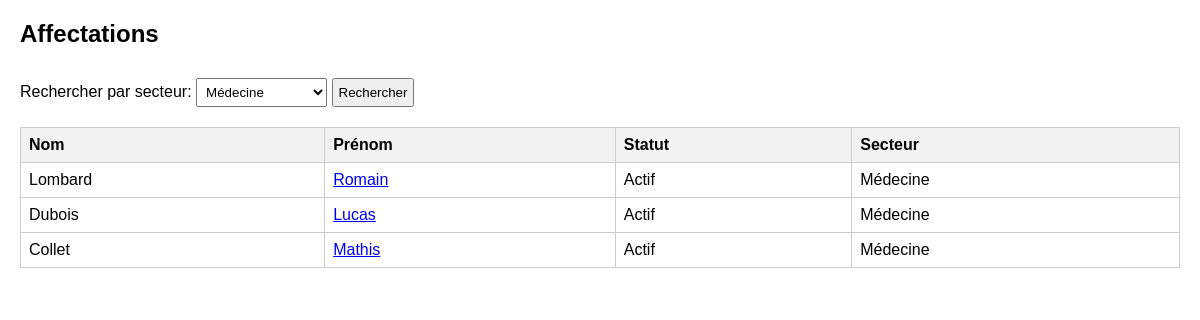
/vues/affectation.php?filtre=4, run on the app's committed database.
### tables this page shows
CREATE TABLE `User` (
  `id` int NOT NULL,
  `identifiant` varchar(100) NOT NULL,
  `mdp` varchar(255) NOT NULL,
  `nom` varchar(100) NOT NULL,
  `prenom` varchar(100) NOT NULL,
  `idSpecialite` int DEFAULT NULL,
  `idSecteur` int DEFAULT NULL,
  `statut` enum('Actif','Repos','Malade','Danger') DEFAULT 'Actif',
  `lienPDP` text
);

### vues/affectation.php (the view, shortened to what this page needs)
<?php
$pdo = new PDO("mysql:host=localhost;dbname=orbibase", "root", "");
$pdo->setAttribute(PDO::ATTR_ERRMODE, PDO::ERRMODE_EXCEPTION);
$filtre = $_GET['filtre'] ?? '';
if ($filtre !== '') {
    $result = $pdo->prepare("SELECT * FROM user WHERE idSecteur = :filtre");
    $result->bindParam(':filtre', $filtre, PDO::PARAM_INT);
} else {
    $result = $pdo->prepare("SELECT * FROM user");
}
$result->execute();
$users = $result->fetchAll(PDO::FETCH_ASSOC);
?>
<!DOCTYPE html>
<html>
<head>
</head>
<body>
<h2> Affectations</h2>
<form method="GET" action="index.php">
    <label for="filtre">Rechercher par secteur: </label>
    <select name="filtre" id="filtre">
        <option value="4"<?= $filtre === '4'? 'selected' : '' ?>>Médecine</option>
    </select>
    <button type="submit">Rechercher</button>
</form>
<table border="1" cellpadding="5" cellspacing="0">
    <tr>
        <th>Nom</th>
        <th>Prénom</th>
        <th>Statut</th>
        <th>Secteur</th>
    </tr>
    <?php foreach ($users as $user): ?>
        <tr>
            <td><?= $user['nom'] ?></td>
            <td>
                <a href="index.php?page=userInfos&id=<?= $user['id'] ?>">
                    <?= htmlspecialchars($user['prenom'], ENT_QUOTES, 'UTF-8') ?>
                </a>
            </td>
            <td><?= $user ['statut'] ?></td>
            <td>
                <?= match ($user['idSecteur']){
                    1 => 'Recherche',
                    2 => 'Agriculture',
                    3 => 'Maintenance',
                    4 => 'Médecine',
                    5 => 'Commandement',
                    default => 'Non défini',
                }
                ?>
            </td>
        </tr>
    <?php endforeach; ?>
</table>
</body>
</html>

### vues/affectation.php (style rules this page uses)
body { font-family: Arial; margin: 20px; }
table { border-collapse: collapse; width: 100%; margin-top: 20px; }
th, td { border: 1px solid#ccc; padding: 8px; text-align: left; }
th { background-color:#f2f2f2; }
select, button { padding: 5px; margin-top: 10px; }

### data on the page
user: nom "Lombard", prenom "Romain", statut "Actif", idSecteur "Médecine"
user: nom "Dubois", prenom "Lucas", statut "Actif", idSecteur "Médecine"
user: nom "Collet", prenom "Mathis", statut "Actif", idSecteur "Médecine"
